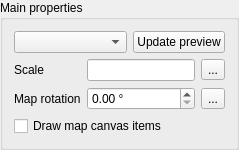
        <widget class="QgsCollapsibleGroupBoxBasic" name="groupBox">
         <property name="focusPolicy">
          <enum>Qt::StrongFocus</enum>
         </property>
         <property name="title">
          <string>Main properties</string>
         </property>
         <property name="syncGroup" stdset="0">
          <string notr="true">composeritem</string>
         </property>
         <property name="collapsed" stdset="0">
          <bool>false</bool>
         </property>
         <layout class="QGridLayout" name="gridLayout_5">
          <item row="2" column="1">
           <layout class="QHBoxLayout" name="horizontalLayout_7">
            <item>
             <widget class="QgsDoubleSpinBox" name="mMapRotationSpinBox">
              <property name="suffix">
               <string> °</string>
              </property>
              <property name="maximum">
               <double>360.000000000000000</double>
              </property>
             </widget>
            </item>
            <item>
             <widget class="QgsDataDefinedButton" name="mMapRotationDDBtn">
              <property name="text">
               <string>...</string>
              </property>
             </widget>
            </item>
           </layout>
          </item>
          <item row="2" column="0">
           <widget class="QLabel" name="mMapRotationLabel">
            <property name="text">
             <string>Map rotation</string>
            </property>
           </widget>
          </item>
          <item row="5" column="0" colspan="2">
           <widget class="QCheckBox" name="mDrawCanvasItemsCheckBox">
            <property name="text">
             <string>Draw map canvas items</string>
            </property>
           </widget>
          </item>
          <item row="0" column="0" colspan="2">
           <layout class="QHBoxLayout" name="horizontalLayout_2">
            <item>
             <widget class="QComboBox" name="mPreviewModeComboBox">
              <property name="sizePolicy">
               <sizepolicy hsizetype="Expanding" vsizetype="Fixed">
                <horstretch>0</horstretch>
                <verstretch>0</verstretch>
               </sizepolicy>
              </property>
             </widget>
            </item>
            <item>
             <widget class="QPushButton" name="mUpdatePreviewButton">
              <property name="text">
               <string>Update preview</string>
              </property>
             </widget>
            </item>
           </layout>
          </item>
          <item row="1" column="0">
           <widget class="QLabel" name="label_2">
            <property name="text">
             <string>Scale</string>
            </property>
            <property name="buddy">
             <cstring>mScaleLineEdit</cstring>
            </property>
           </widget>
          </item>
          <item row="1" column="1">
           <layout class="QHBoxLayout" name="horizontalLayout_6">
            <item>
             <widget class="QLineEdit" name="mScaleLineEdit">
              <property name="inputMask">
               <string/>
              </property>
             </widget>
            </item>
            <item>
             <widget class="QgsDataDefinedButton" name="mScaleDDBtn">
              <property name="text">
               <string>...</string>
              </property>
             </widget>
            </item>
           </layout>
          </item>
         </layout>
        </widget>
